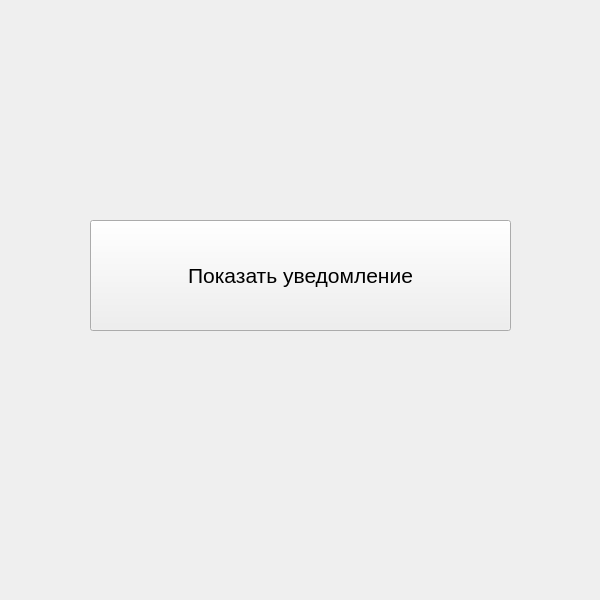
<?xml version="1.0" encoding="UTF-8"?>
<ui version="4.0">
 <class>MainWindow</class>
 <widget class="QMainWindow" name="MainWindow">
  <property name="geometry">
   <rect>
    <x>0</x>
    <y>0</y>
    <width>600</width>
    <height>600</height>
   </rect>
  </property>
  <property name="windowTitle">
   <string>MainWindow</string>
  </property>
  <widget class="QWidget" name="centralwidget">
   <widget class="QPushButton" name="pushButton">
    <property name="geometry">
     <rect>
      <x>90</x>
      <y>220</y>
      <width>421</width>
      <height>111</height>
     </rect>
    </property>
    <property name="font">
     <font>
      <pointsize>16</pointsize>
     </font>
    </property>
    <property name="text">
     <string>Показать уведомление</string>
    </property>
   </widget>
  </widget>
 </widget>
 <resources/>
 <connections/>
</ui>
